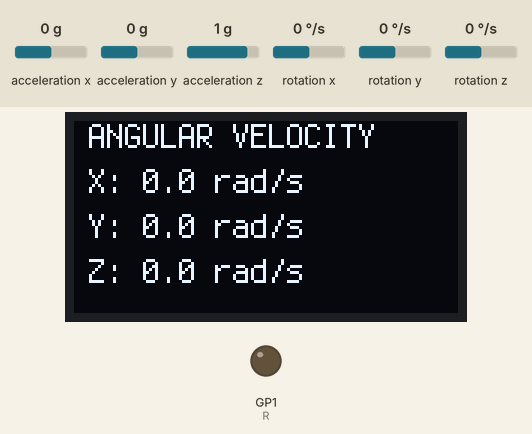
The program below on a simulated Raspberry Pi Pico running CircuitPython. On the bench: 128×64 one-colour display, output pins drawn as LEDs (lit = HIGH). The test bench sets the inputs (shaded band); at power-on: acceleration x 0 g, acceleration y 0 g, acceleration z 1 g, rotation x 0 °/s, rotation y 0 °/s, rotation z 0 °/s. What the program prints to the serial console is not drawn.

Above: at 1.2 s.
1.3 s: acceleration x set to -1.4 g
At 1.8 s:
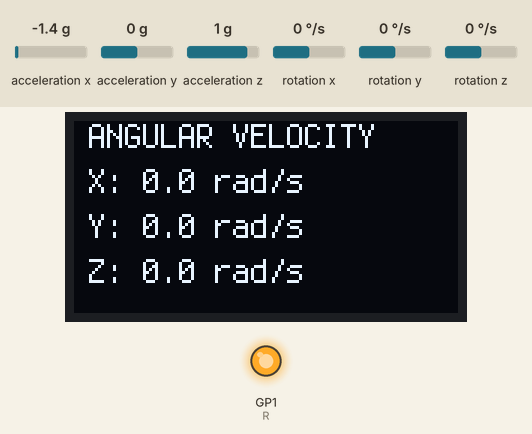
Timing chart, 0 to 4.3 s (numbered marks = the images above; inputs shaded):
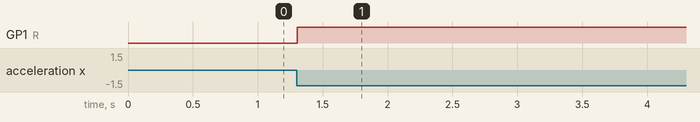

The program:

avoid3.py
```python
# Import necessary libraries/modules
import board                    # Hardware pin mapping
import busio                    # Communication buses (e.g., I2C)
import digitalio                # Digital input/output pins
import time                     # Time-related functions
import adafruit_mpu6050         # Library for MPU6050 sensor
from adafruit_display_text import label  # Text display library
import adafruit_displayio_ssd1306       # OLED display library
import terminalio               # Terminal-style font
import displayio                # Display management

# Release any existing displays (if any)
displayio.release_displays()

# Define the SDA (data) and SCL (clock) pins for I2C communication
sda_pin = board.GP16
scl_pin = board.GP17

# Create an I2C object for communication
i2c = busio.I2C(scl_pin, sda_pin)

# Initialize an I2C display with a specific device address and reset pin
display_bus = displayio.I2CDisplay(i2c, device_address=0x3d, reset=board.GP0)

# Create an SSD1306 OLED display object with specific width and height
display = adafruit_displayio_ssd1306.SSD1306(display_bus, width=128, height=64)

# Initialize an MPU6050 sensor object for gyroscope and accelerometer data
mpu = adafruit_mpu6050.MPU6050(i2c, address=0x68)

# Define a digital output pin for signaling (e.g., an LED)
R = digitalio.DigitalInOut(board.GP1)

# Set the digital output pin to OUTPUT mode
R.direction = digitalio.Direction.OUTPUT

# Initialize a variable 'initial' with the current time and convert it to an integer
initial = time.monotonic()
initial = int(initial)

# Enter an infinite loop
while True:
    # Create a displayio Group to manage display content
    splash = displayio.Group()

    # Define a title for the display
    title = "ANGULAR VELOCITY"

    # Read X, Y, and Z angular velocity values from the MPU6050 sensor
    X = round(mpu.gyro[0], 3)
    Y = round(mpu.gyro[1], 3)
    Z = round(mpu.gyro[2], 3)

    # Create formatted strings for displaying angular velocity values
    x = f"X: {X} rad/s"
    y = f"Y: {Y} rad/s"
    z = f"Z: {Z} rad/s"

    # Create label objects for displaying text on the OLED screen
    text_area = label.Label(terminalio.FONT, text=title, color=0xFFFF00, x=5, y=5)
    text_area2 = label.Label(terminalio.FONT, text=x, color=0xFFFF00, x=5, y=20)
    text_area3 = label.Label(terminalio.FONT, text=y, color=0xFFFF00, x=5, y=35)
    text_area4 = label.Label(terminalio.FONT, text=z, color=0xFFFF00, x=5, y=50)

    # Append label objects to the displayio Group
    splash.append(text_area)
    splash.append(text_area2)
    splash.append(text_area3)
    splash.append(text_area4)

    # Show the displayio Group on the OLED display
    display.show(splash)

    # Check if at least 1 second has passed since the last print operation
    if time.monotonic() - initial > 1:
        # Print X, Y, and Z acceleration values in meters per second squared
        print(f"X Acceleration: {mpu.acceleration[0]} m/s^2")
        print(f"Y Acceleration: {mpu.acceleration[1]} m/s^2")
        print(f"Z Acceleration: {mpu.acceleration[2]} m/s^2")
        print("")  # Print a blank line for formatting

        # Update the 'initial' time for the next print operation
        initial += 1

    # Check if X or Y acceleration is above 9.5 m/s^2 or below -9.5 m/s^2
    if mpu.acceleration[0] > 9.5 or mpu.acceleration[0] < -9.5:
        R.value = True  # Set the digital output pin to True

    # If X acceleration conditions are not met, check Y acceleration
    elif mpu.acceleration[1] > 9.5 or mpu.acceleration[1] < -9.5:
        R.value = True  # Set the digital output pin to True

    else:
        R.value = False  # Set the digital output pin to False
```

Measured:
- after the input at 1.3 s, GP1 (R): LOW → HIGH at once
